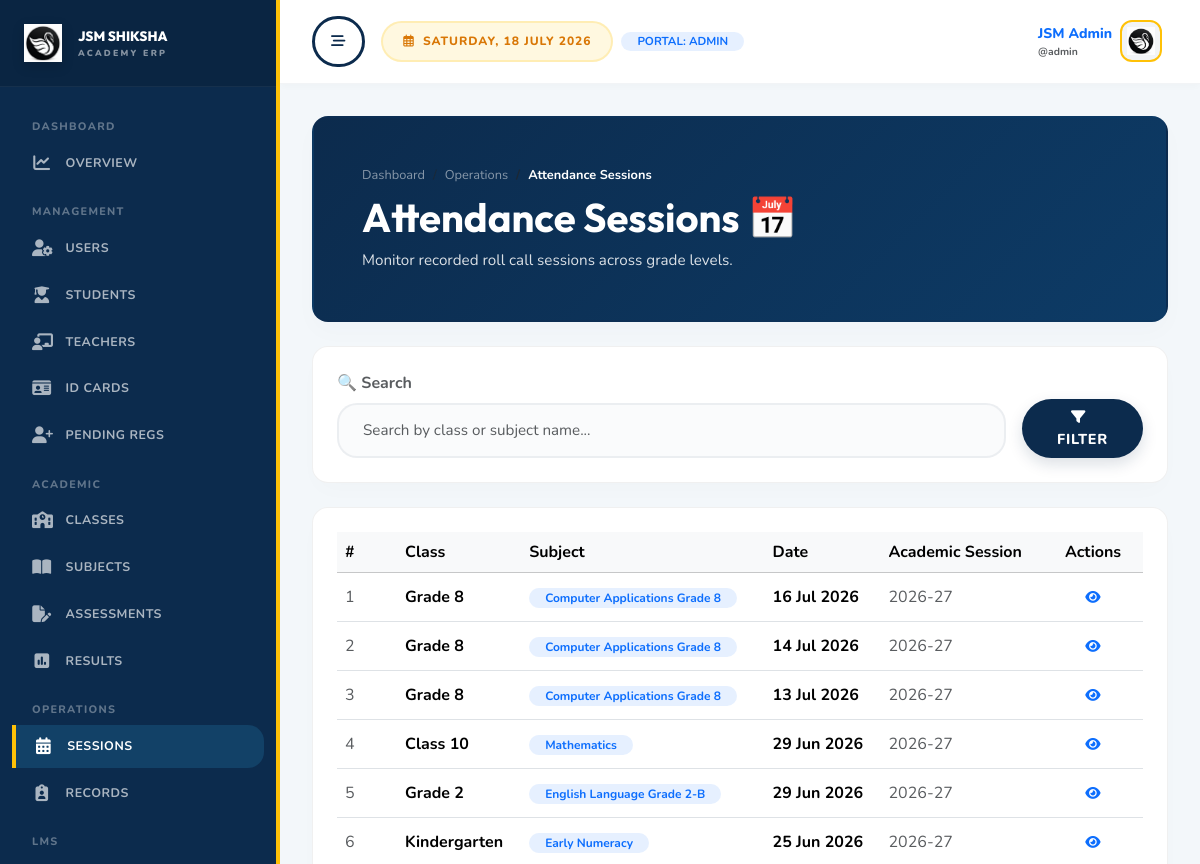
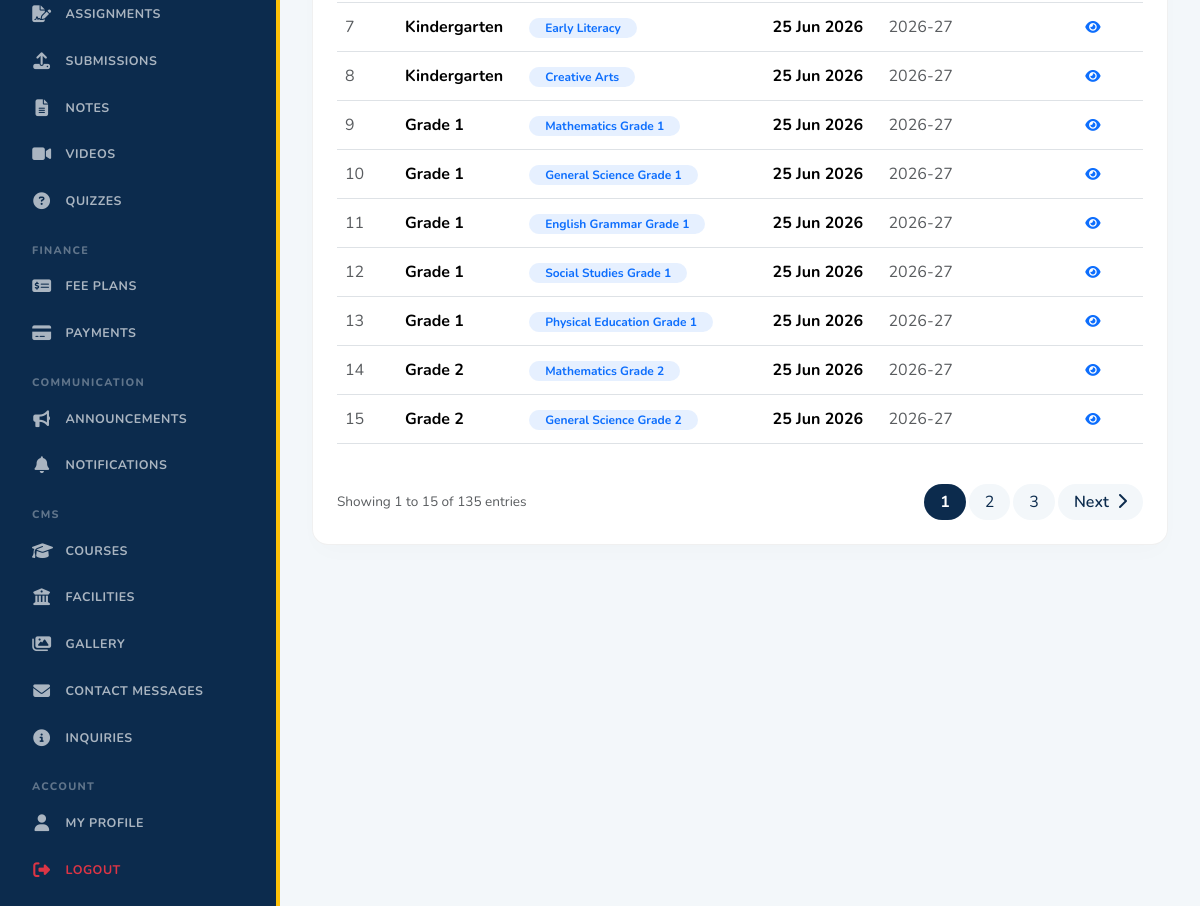
/dashboard/admin/attendance-sessions/ (signed in), run on an earlier commit of the app's database (2 pictures, top to bottom).
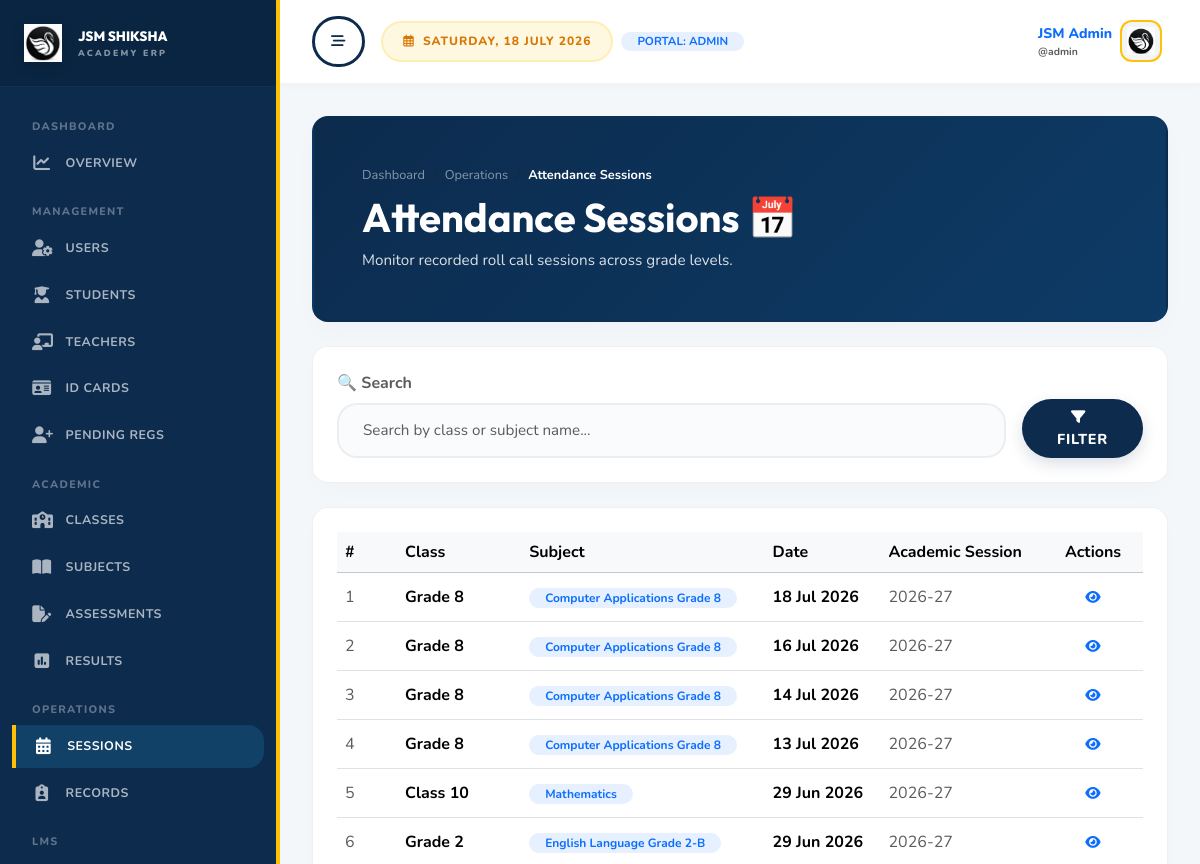
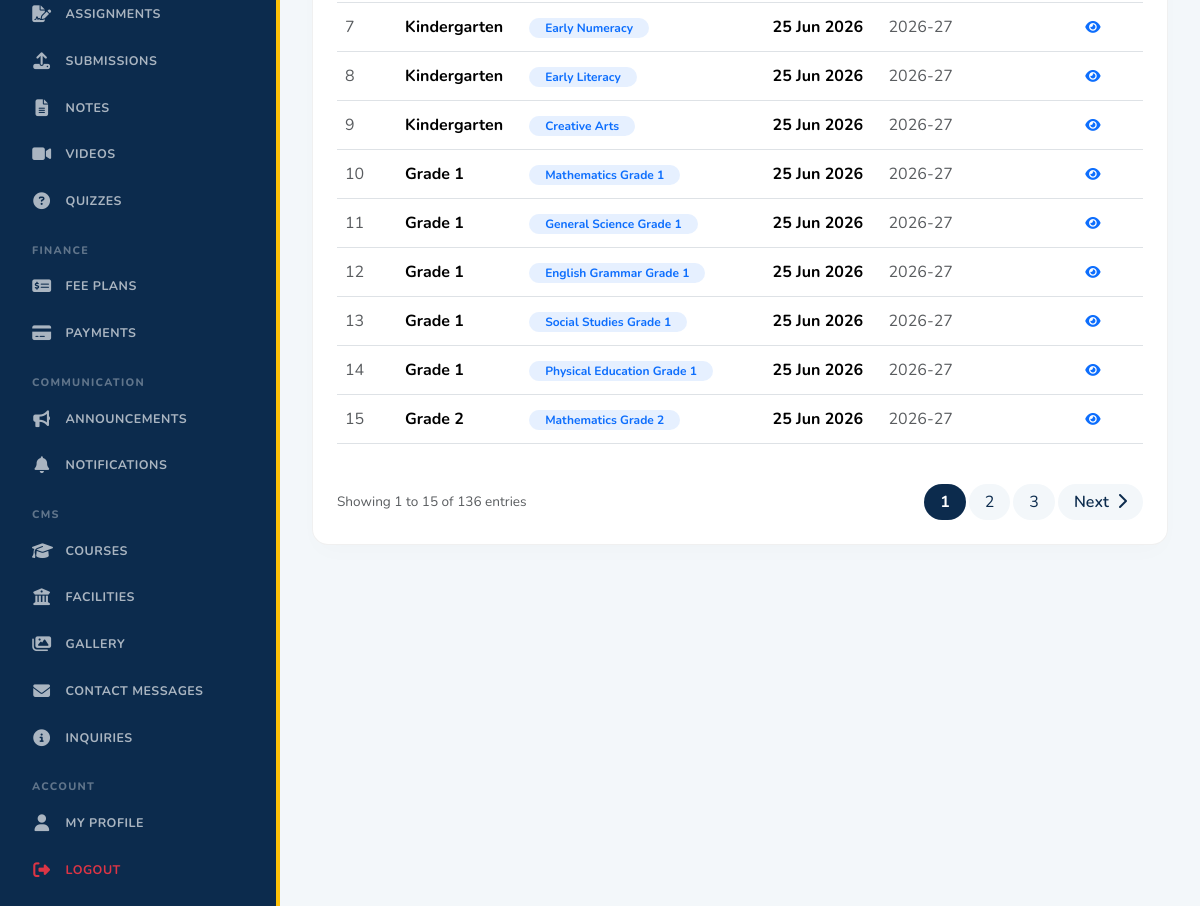
And on a later commit of the database (2 pictures, top to bottom).
### attendance/models.py (models this page shows, shortened)
class AttendanceSession(models.Model):
    classroom = models.ForeignKey(
        "academics.ClassRoom",
        on_delete=models.CASCADE,
        related_name="attendance_sessions",
    )
    subject = models.ForeignKey(
        "academics.Subject",
        on_delete=models.SET_NULL,
        related_name="attendance_sessions",
        blank=True,
        null=True,
    )
    date = models.DateField()
    taken_by = models.ForeignKey(
        "users.TeacherProfile",
        on_delete=models.SET_NULL,
        related_name="attendance_sessions",
        blank=True,
        null=True,
    )
    notes = models.TextField(blank=True)
    created_at = models.DateTimeField(auto_now_add=True)
    updated_at = models.DateTimeField(auto_now=True)
    class Meta:
        constraints = [
            models.UniqueConstraint(
                fields=["classroom", "subject", "date"],
                name="unique_attendance_session",
            )
        ]
        ordering = ["-date", "classroom__name"]

### academics/models.py (models this page shows, shortened)
class ClassRoom(models.Model):
    name = models.CharField(max_length=80)
    section = models.CharField(max_length=20, blank=True)
    academic_year = models.CharField(max_length=20)
    capacity = models.PositiveIntegerField(default=40)
    class_teacher = models.ForeignKey(
        "users.TeacherProfile",
        on_delete=models.SET_NULL,
        related_name="classrooms",
        blank=True,
        null=True,
    )
    is_active = models.BooleanField(default=True)
    created_at = models.DateTimeField(auto_now_add=True)
    updated_at = models.DateTimeField(auto_now=True)
    class Meta:
        constraints = [
            models.UniqueConstraint(
                fields=["name", "section", "academic_year"],
                name="unique_classroom_per_year",
            )
        ]
        ordering = ["name", "section"]

class Subject(models.Model):
    classroom = models.ForeignKey(ClassRoom, on_delete=models.CASCADE, related_name="subjects")
    teacher = models.ForeignKey(
        "users.TeacherProfile",
        on_delete=models.SET_NULL,
        related_name="subjects",
        blank=True,
        null=True,
    )
    name = models.CharField(max_length=120)
    code = models.CharField(max_length=30)
    description = models.TextField(blank=True)
    is_active = models.BooleanField(default=True)
    created_at = models.DateTimeField(auto_now_add=True)
    updated_at = models.DateTimeField(auto_now=True)
    class Meta:
        constraints = [
            models.UniqueConstraint(
                fields=["classroom", "code"],
                name="unique_subject_code_per_classroom",
            )
        ]
        ordering = ["classroom__name", "name"]

### dashboard/views.py (the view)
# urls.py: path("dashboard/admin/attendance-sessions/", views.admin_attendance_sessions, name="admin_attendance_sessions"),
@login_required
def admin_attendance_sessions(request):
    if request.user.role != "admin":
        return redirect("dashboard_redirect")
    q = request.GET.get("q", "").strip()
    sessions = AttendanceSession.objects.all().select_related("classroom", "subject").order_by("-date")
    if q:
        sessions = sessions.filter(Q(classroom__name__icontains=q) | Q(subject__name__icontains=q))
    from django.core.paginator import Paginator
    paginator = Paginator(sessions, 15)
    page_number = request.GET.get("page")
    page_obj = paginator.get_page(page_number)
    return render(request, "admin/attendance_sessions.html", {
        "sessions": page_obj,
        "page_obj": page_obj,
        "is_dashboard_view": True,
        "q": q
    })

### users/models.py (called while the page is built)
    @property
    def full_name(self):
        name = f"{self.first_name} {self.last_name}".strip()
        return name or self.username

### templates/admin/attendance_sessions.html (shortened to what the changed rows need)
{% extends "dashboard_base.html" %}
{% load static %}
{% block dashboard_content %}
<div class="premium-card p-4 p-md-5 mb-4 text-white" style="background: linear-gradient(135deg, #0c2b4d 0%, #0d3b66 100%); border-radius: 16px !important;">
    <div class="row align-items-center">
        <div class="col-md-12">
            <h1 class="display-6 fw-bold text-white mb-2" style="font-family:'Outfit',sans-serif;">Attendance Sessions 📅</h1>
        </div>
    </div>
</div>
<div class="premium-card p-4 bg-white" style="border: 1px solid rgba(0,0,0,0.06) !important; border-radius: 16px !important; box-shadow: 0 10px 25px -5px rgba(0,0,0,0.02) !important;">
    <div class="overflow-x-auto w-full">
        <table class="table table-hover align-middle">
            <thead class="table-light">
                <tr>
                    <th style="width: 60px;">#</th>
                    <th>Class</th>
                    <th>Subject</th>
                    <th>Date</th>
                    <th>Academic Session</th>
                    <th style="width: 100px; text-align: center;">Actions</th>
                </tr>
            </thead>
            <tbody>
                {% for session in sessions %}
                <tr>
                    <td class="text-muted">{{ forloop.counter|add:page_obj.start_index|add:"-1" }}</td>
                    <td class="fw-bold">{{ session.classroom.name }}</td>
                    <td><span class="badge bg-primary bg-opacity-10 text-primary rounded-pill px-3 py-1 fw-bold">{{ session.subject.name }}</span></td>
                    <td class="fw-bold text-nowrap">{{ session.date|date:"d M Y" }}</td>
                    <td class="text-muted text-nowrap">{{ session.created_at|date:"Y" }}-{{ session.created_at|date:"y"|add:"1" }}</td>
                    <td class="text-center">
                        <button class="btn btn-sm btn-outline-primary d-inline-flex align-items-center justify-content-center border-0" style="width: 32px; height: 32px; border-radius: 8px; transition: background-color 0.2s, color 0.2s;" title="View Details" onclick="alert('Audit Mode: Attendance log is read-only.')">
                            <i class="fa-solid fa-eye" style="font-size: 0.85rem;"></i>
                        </button>
                    </td>
                </tr>
                {% empty %}
                <tr><td colspan="6" class="text-center py-5 text-muted">No attendance sessions recorded.</td></tr>
                {% endfor %}
            </tbody>
        </table>
    </div>
    {% if page_obj.has_other_pages %}
    <nav class="d-flex justify-content-between align-items-center mt-4 flex-wrap gap-3">
        <div class="text-muted" style="font-size: 0.85rem;">
            Showing {{ page_obj.start_index }} to {{ page_obj.end_index }} of {{ page_obj.paginator.count }} entries
        </div>
        <ul class="pagination mb-0" style="gap: 4px;">
            {% for num in page_obj.paginator.page_range %}
                {% if page_obj.number == num %}
                <li class="page-item active">
                    <span class="page-link rounded-pill border-0 px-3 fw-bold" style="background-color: var(--primary-color) !important; color: white !important;">{{ num }}</span>
                </li>
                {% elif num > page_obj.number|add:'-3' and num < page_obj.number|add:'3' %}
                <li class="page-item">
                    <a class="page-link rounded-pill border-0 px-3" href="?page={{ num }}{% if q %}&q={{ q }}{% endif %}" style="background-color: var(--light-bg); color: var(--primary-color);">{{ num }}</a>
                </li>
                {% endif %}
            {% endfor %}
            {% if page_obj.has_next %}
            <li class="page-item">
                <a class="page-link rounded-pill border-0 px-3" href="?page={{ page_obj.next_page_number }}{% if q %}&q={{ q }}{% endif %}" style="background-color: var(--light-bg); color: var(--primary-color); font-weight: 600;">
                    Next <i class="fa-solid fa-chevron-right ms-1"></i>
                </a>
            </li>
            {% endif %}
        </ul>
    </nav>
    {% endif %}
</div>
{% endblock %}

What changed in the data, as far as the page shows it:
no longer on this page (row unchanged): AttendanceSession: classroom.name "Grade 2", subject.name "General Science Grade 2", date "25 Jun 2026", created_at "2026", created_at|add "27"
added AttendanceSession: classroom.name "Grade 8", subject.name "Computer Applications Grade 8", date "18 Jul 2026", created_at "2026", created_at|add "27"
Also different on the page:
{{ page_obj.paginator.count }}: "135" → "136"
